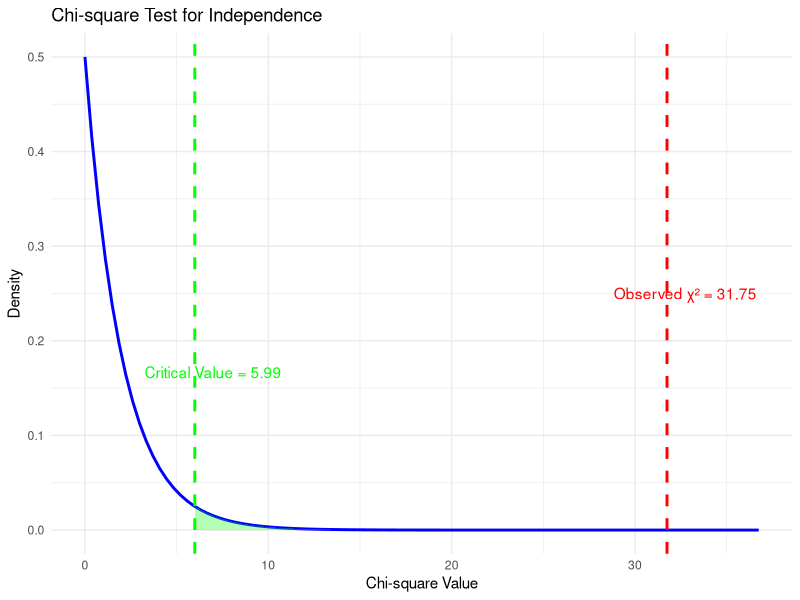

Generate this figure with R:
library(ggplot2)

# Observed frequency table
observed <- matrix(c(76, 143, 91, 147, 109, 64), nrow = 2, byrow = TRUE,
                   dimnames = list(Student = c("Freshman", "Senior"),
                                   Hours = c("0-2 Hrs", "2-4 Hrs", "4-6 Hrs")))

# Expected frequency table
expected <- matrix(c(110, 124, 76, 113, 128, 79), nrow = 2, byrow = TRUE,
                   dimnames = list(Student = c("Freshman", "Senior"),
                                   Hours = c("0-2 Hrs", "2-4 Hrs", "4-6 Hrs")))

# Perform Chi-square test for independence
test_result <- chisq.test(observed, p = expected / sum(expected))
print(test_result)

# Generate Chi-square distribution
df <- (nrow(observed) - 1) * (ncol(observed) - 1)  # Degrees of freedom
x_vals <- seq(0, max(test_result$statistic, 5.99) + 5, length.out = 100)
y_vals <- dchisq(x_vals, df)

# Create data frames for plotting
theoretical_data <- data.frame(Chi_Square_Values = x_vals, Density = y_vals)
observed_data <- data.frame(Chi_Square_Statistic = test_result$statistic, Density = dchisq(test_result$statistic, df))
significance_data <- data.frame(Significance_Level = 5.99, Density = dchisq(5.99, df))

# Define shading areas
shade_x_observed <- seq(test_result$statistic, max(x_vals), length.out = 50)
shade_y_observed <- dchisq(shade_x_observed, df)
shade_x_cv <- seq(5.99, max(x_vals), length.out = 50)
shade_y_cv <- dchisq(shade_x_cv, df)

# Plot Chi-square distribution with observed statistic and critical value
ggplot() +
  geom_line(data = theoretical_data, aes(x = Chi_Square_Values, y = Density), color = "blue", size = 1) +
  geom_vline(data = observed_data, aes(xintercept = Chi_Square_Statistic), color = "red", linetype = "dashed", size = 1) +
  geom_vline(data = significance_data, aes(xintercept = Significance_Level), color = "green", linetype = "dashed", size = 1) +
  geom_ribbon(aes(x = shade_x_observed, ymin = 0, ymax = shade_y_observed), fill = "red", alpha = 0.3) +
  geom_ribbon(aes(x = shade_x_cv, ymin = 0, ymax = shade_y_cv), fill = "green", alpha = 0.3) +
  labs(title = "Chi-square Test for Independence", x = "Chi-square Value", y = "Density") +
  annotate("text", x = test_result$statistic + 1, y = max(y_vals) / 2, label = paste("Observed χ² =", round(test_result$statistic, 2)), color = "red") +
  annotate("text", x = 5.99 + 1, y = max(y_vals) / 3, label = "Critical Value = 5.99", color = "green") +
  theme_minimal()
